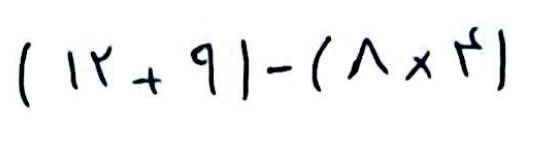
#> input picture dataset/test/images/500.png, 542 x 142 px
$ python -i features_shape.py   (imports and definitions only)
#> lines starting #> are read from the running program, lines starting #| are printed output that depends on the picture; after the words box and inside, x2 and y2 are one past the last pixel; in counts of white or black regions, pixels touching at a corner belong together
import math, numpy as np, cv2

def _binarize_otsu_auto(gray):
    if gray.dtype != np.uint8:
        gray = cv2.normalize(gray, None, 0, 255, cv2.NORM_MINMAX).astype(np.uint8)
    _, th  = cv2.threshold(gray, 0, 255, cv2.THRESH_BINARY + cv2.THRESH_OTSU)
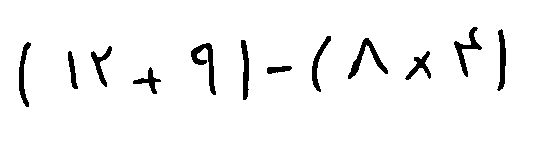
#> th: shape (142, 542); 95.4% white; 12 black regions, largest, box (x1, y1, x2, y2) and area: (191, 43, 216, 95) 436, (348, 38, 388, 79) 423, (454, 27, 482, 77) 368
    _, thi = cv2.threshold(gray, 0, 255, cv2.THRESH_BINARY_INV + cv2.THRESH_OTSU)
#> thi: shape (142, 542); 4.6% white; 12 white regions
    area_th  = np.count_nonzero(th == 0)
#> area_th = 3555
    area_thi = np.count_nonzero(thi == 255)
#> area_thi = 3555
    return thi if area_thi >= area_th else (th == 0).astype(np.uint8) * 255

def _canny_auto(gray, sigma=0.33):
    blur = cv2.GaussianBlur(gray, (3,3), 0)
    v = np.median(blur)
    low, high = int(max(0,(1-sigma)*v)), int(min(255,(1+sigma)*v))
    return cv2.Canny(blur, low, high)

def extract_shape_features(gray):
    bin_fg = _binarize_otsu_auto(gray)
    cnts, _ = cv2.findContours(bin_fg, cv2.RETR_EXTERNAL, cv2.CHAIN_APPROX_SIMPLE)
#> cnts = 12 contours; largest, box (x1, y1, x2, y2) and area: (191, 43, 216, 95) 352, (348, 38, 388, 79) 348, (454, 27, 482, 77) 296, (497, 29, 506, 91) 262, (19, 42, 31, 107) 256
    if len(cnts) == 0:
        return {k: 0.0 for k in [
            "area","perimeter","bbox_w","bbox_h","aspect_ratio",
            "edge_count","edge_density","circularity",
            "hu1","hu2","hu3","v_mass_ratio","h_mass_ratio"
        ]}
    cnt = max(cnts, key=cv2.contourArea)
#> cnt = contour of 54 points, box (x1, y1, x2, y2) (191, 43, 216, 95), area 352
    area = float(cv2.contourArea(cnt))
#> area = 352.5
    peri = float(cv2.arcLength(cnt, True))
#> peri = 181.2
    x,y,w,h = cv2.boundingRect(cnt)
#> x = 191; y = 43; w = 25; h = 52
    aspect_ratio = (w / h) if h > 0 else 0.0
#> aspect_ratio = 0.481
    circularity = (4*math.pi*area/(peri**2)) if peri>0 else 0.0
#> circularity = 0.135

    edges = _canny_auto(gray)
#> in _canny_auto, `v = np.median(blur)`: v = 255
#> in _canny_auto, `low, high = int(max(0,(1-sigma)*v)), int(min(255,(1+sigma)*v))`: low = 170; high = 255
#> in _canny_auto, `return cv2.Canny(blur, low, high)`:
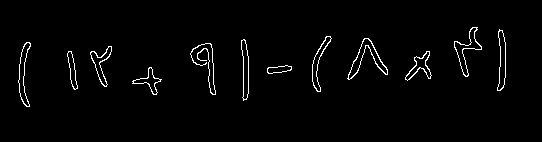
#> returned value: shape (142, 542); 2.1% white in thin lines or dots, all inside (x1, y1, x2, y2) = (18, 27, 506, 107)
    edge_count = int(np.count_nonzero(edges))
#> edge_count = 1618
    edge_density = float(edge_count) / (area + 1e-6)
#> edge_density = 4.59

    m = cv2.moments(bin_fg)
#> m = moments, m00 906525, centre m10/m00, m01/m00 = (274.9, 64.08)
    hu = cv2.HuMoments(m).flatten()
#> hu = [0.0257, 0.000639, 1.51e-07, 1.54e-07, 2.35e-14, 3.89e-09, 1.11e-16]
    hu = -np.sign(hu) * np.log10(np.abs(hu) + 1e-12)
#> hu = [1.59, 3.19, 6.82, 6.81, 11.99, 8.41, 12]

    H, W = bin_fg.shape
#> H = 142; W = 542
    top    = np.count_nonzero(bin_fg[:H//2, :] == 255)
#> top = 2330
    bottom = np.count_nonzero(bin_fg[H//2:, :] == 255)
#> bottom = 1225
    left   = np.count_nonzero(bin_fg[:, :W//2] == 255)
#> left = 1775
    right  = np.count_nonzero(bin_fg[:, W//2:] == 255)
#> right = 1780
    v_mass_ratio = top / (bottom + 1e-6)
#> v_mass_ratio = 1.9
    h_mass_ratio = left / (right + 1e-6)
#> h_mass_ratio = 0.997


    return {
        "area": area, "perimeter": peri, "bbox_w": float(w), "bbox_h": float(h),
        "aspect_ratio": aspect_ratio, "edge_count": edge_count,
        "edge_density": edge_density, "circularity": circularity,
        "hu1": float(hu[0]), "hu2": float(hu[1]), "hu3": float(hu[2]),
        "v_mass_ratio": v_mass_ratio, "h_mass_ratio": h_mass_ratio
    }

>>> import cv2
>>> picture = cv2.imread('../../../dataset/test/images/500.png', cv2.IMREAD_GRAYSCALE)
>>> result = extract_shape_features(picture)
#> result = 13 items

$ run again, on dataset/test/images/504.png
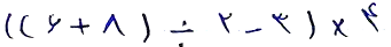
#> input picture dataset/test/images/504.png, 391 x 47 px
#> in _binarize_otsu_auto, `_, th  = cv2.threshold(gray, 0, 255, cv2.THRESH_BINARY + cv2.THRESH_OT..`:
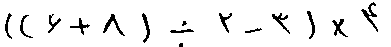
#> th: shape (47, 391); 93.7% white; black in thin lines or dots
#> thi: shape (47, 391); 6.3% white in thin lines or dots
#> area_th = 1149
#> cnts = 15 contours, 3 with area under 20; largest, box (x1, y1, x2, y2) and area: (361, 2, 378, 32) 88, (103, 14, 125, 36) 87, (332, 19, 348, 37) 70, (272, 13, 290, 34) 70, (142, 13, 150, 43) 66
#> cnt = contour of 56 points, box (x1, y1, x2, y2) (361, 2, 378, 32), area 88
#> area = 88.5
#> peri = 108.1
#> x = 361; y = 2; w = 17; h = 30
#> aspect_ratio = 0.567
#> circularity = 0.0951
#> v = 255
#> low = 170; high = 255
#> in _canny_auto, `return cv2.Canny(blur, low, high)`:
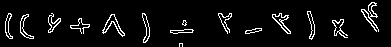
#> returned value: shape (47, 391); 5.6% white in thin lines or dots
#> edge_count = 1024
#> edge_density = 11.57
#> m = moments, m00 292995, centre m10/m00, m01/m00 = (194.7, 23.89)
#> in extract_shape_features, `hu = cv2.HuMoments(m).flatten()`: hu = [0.0491, 0.00238, 1.43e-07, 1.64e-08, -6.52e-16, -7.38e-10, 4.53e-16]
#> in extract_shape_features, `hu = -np.sign(hu) * np.log10(np.abs(hu) + 1e-12)`: hu = [1.31, 2.62, 6.84, 7.79, -12, -9.13, 12]
#> top = 500
#> bottom = 649
#> left = 607
#> right = 542
#> v_mass_ratio = 0.77
#> h_mass_ratio = 1.12
#> result = 13 items

$ run again, on dataset/test/images/506.png
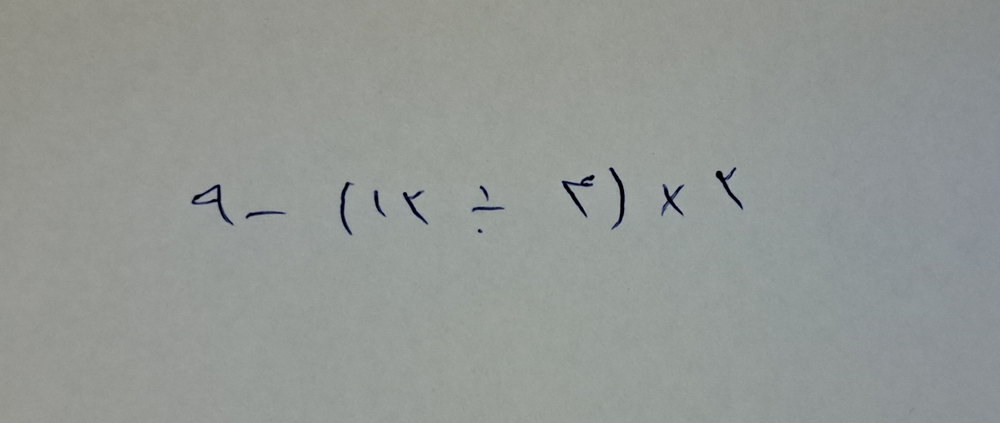
#> input picture dataset/test/images/506.png, 1000 x 423 px, shrunk from 2292 x 970 before the run
#> in _binarize_otsu_auto, `_, th  = cv2.threshold(gray, 0, 255, cv2.THRESH_BINARY + cv2.THRESH_OT..`:
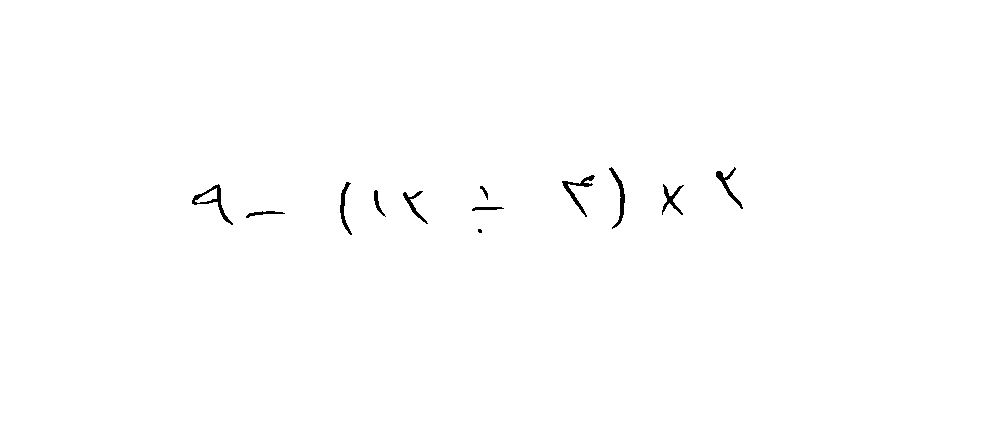
#> th: shape (423, 1000); 99.5% white; 12 black regions (1 under 20 px), largest, box (x1, y1, x2, y2) and area: (192, 184, 233, 225) 302, (562, 175, 595, 217) 280, (609, 167, 625, 229) 259
#> thi: shape (423, 1000); 0.47% white; 12 white regions (1 under 20 px)
#> area_th = 2007
#> cnts = 12 contours, 1 with area under 20; largest, box (x1, y1, x2, y2) and area: (192, 184, 233, 225) 395, (562, 175, 595, 217) 206, (609, 167, 625, 229) 196, (716, 167, 743, 209) 175, (662, 184, 684, 215) 152
#> cnt = contour of 65 points, box (x1, y1, x2, y2) (192, 184, 233, 225), area 395
#> area = 395
#> peri = 140.2
#> x = 192; y = 184; w = 41
#> aspect_ratio = 1
#> circularity = 0.252
#> v = 151
#> low = 101; high = 200
#> in _canny_auto, `return cv2.Canny(blur, low, high)`:
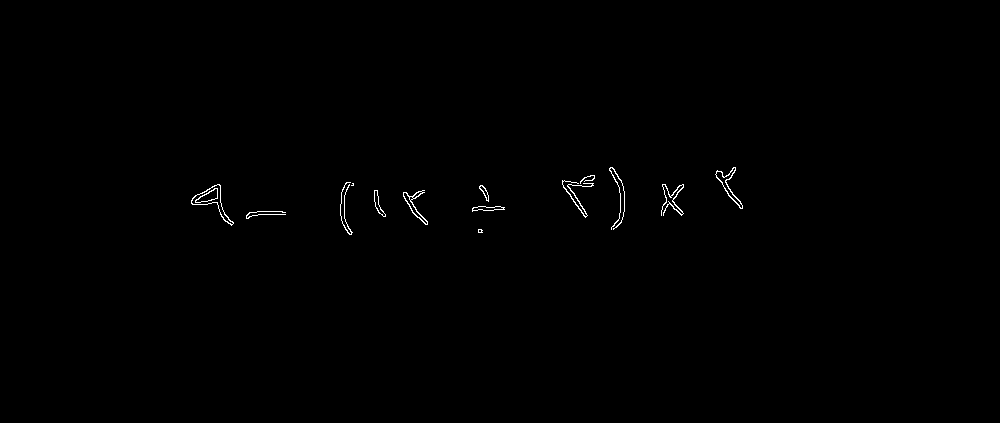
#> returned value: shape (423, 1000); 0.35% white in thin lines or dots, all inside (x1, y1, x2, y2) = (191, 167, 743, 235)
#> edge_count = 1487
#> edge_density = 3.76
#> m = moments, m00 511785, centre m10/m00, m01/m00 = (483.7, 198.7)
#> in extract_shape_features, `hu = cv2.HuMoments(m).flatten()`: hu = [0.0602, 0.00355, 1.02e-05, 9.78e-06, 9.77e-11, 5.79e-07, -1.32e-13]
#> in extract_shape_features, `hu = -np.sign(hu) * np.log10(np.abs(hu) + 1e-12)`: hu = [1.22, 2.45, 4.99, 5.01, 10.01, 6.24, -11.95]
#> top = 1577
#> bottom = 430
#> left = 1024
#> right = 983
#> v_mass_ratio = 3.67
#> h_mass_ratio = 1.04
#> result = 13 items
